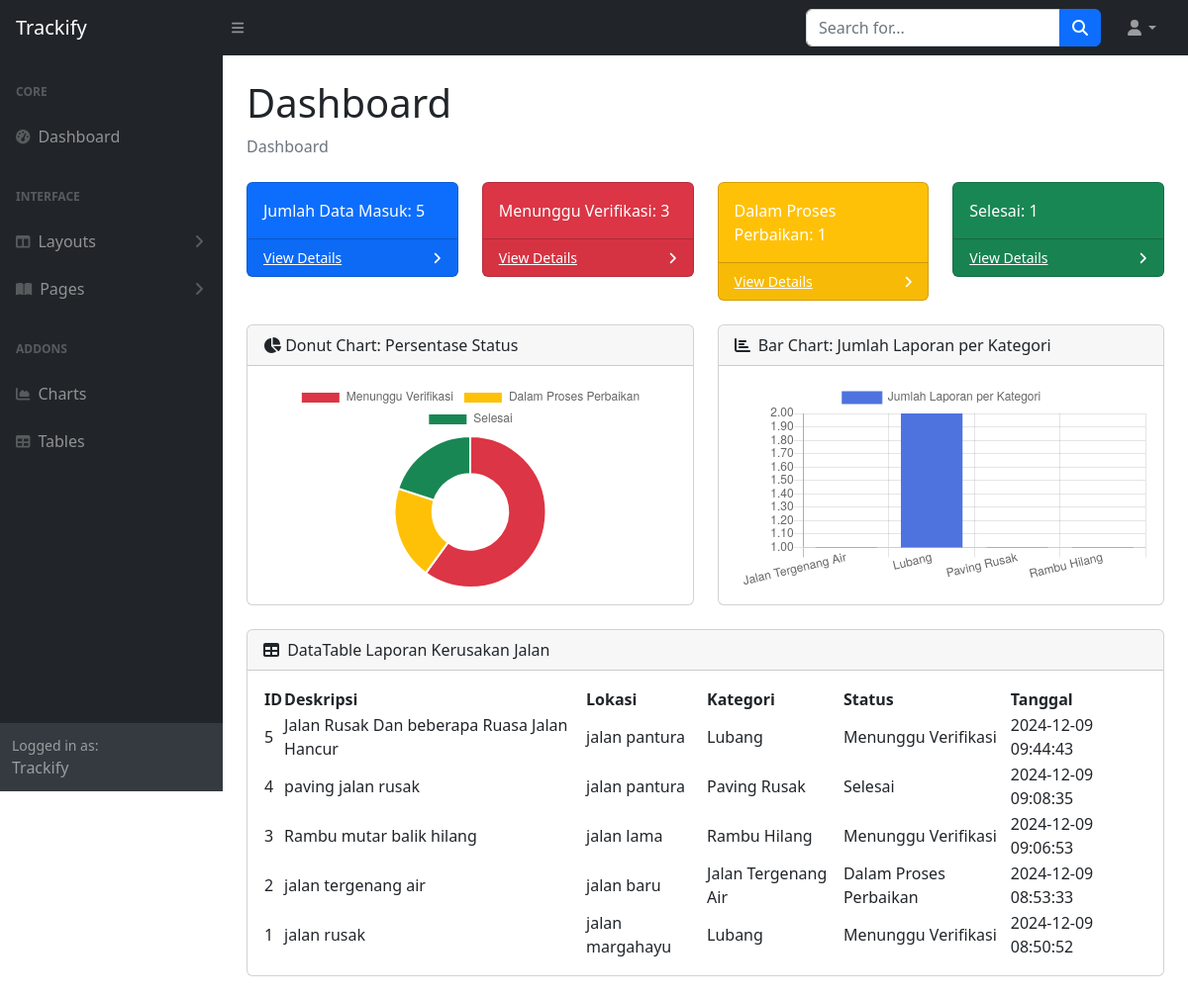
The page / on the database its author committed.
### tables this page shows
CREATE TABLE `laporan_kerusakan` (
  `id` int(11) NOT NULL,
  `deskripsi` text NOT NULL,
  `lokasi` varchar(255) NOT NULL,
  `kategori` varchar(50) NOT NULL,
  `status` varchar(50) NOT NULL,
  `tanggal` timestamp NOT NULL DEFAULT current_timestamp()
);

### index.php (the view, shortened to what this page needs)
<?php
$servername = "localhost";
$username = "root";
$password = "";
$dbname = "trackify";
$conn = new mysqli($servername, $username, $password, $dbname);
$sql_total_data = "SELECT COUNT(*) as count FROM laporan_kerusakan";
$sql_menunggu_verifikasi = "SELECT COUNT(*) as count FROM laporan_kerusakan WHERE status = 'Menunggu Verifikasi'";
$sql_dalam_proses = "SELECT COUNT(*) as count FROM laporan_kerusakan WHERE status = 'Dalam Proses Perbaikan'";
$sql_selesai = "SELECT COUNT(*) as count FROM laporan_kerusakan WHERE status = 'Selesai'";
$result_total_data = $conn->query($sql_total_data);
$result_menunggu_verifikasi = $conn->query($sql_menunggu_verifikasi);
$result_dalam_proses = $conn->query($sql_dalam_proses);
$result_selesai = $conn->query($sql_selesai);
if ($result_total_data && $result_menunggu_verifikasi && $result_dalam_proses && $result_selesai) {
    $total_data_count = $result_total_data->fetch_assoc()['count'];
    $menunggu_verifikasi_count = $result_menunggu_verifikasi->fetch_assoc()['count'];
    $dalam_proses_count = $result_dalam_proses->fetch_assoc()['count'];
    $selesai_count = $result_selesai->fetch_assoc()['count'];
} else {
    echo "Error in fetching data: " . $conn->error;
}
$sql_kategori = "SELECT kategori, COUNT(*) as count FROM laporan_kerusakan GROUP BY kategori";
$result_kategori = $conn->query($sql_kategori);
$kategori_labels = [];
$kategori_counts = [];
while ($row = $result_kategori->fetch_assoc()) {
    $kategori_labels[] = $row['kategori'];
    $kategori_counts[] = $row['count'];
}
$sql = "SELECT id, deskripsi, lokasi, kategori, status, tanggal FROM laporan_kerusakan ORDER BY tanggal DESC";
$result = $conn->query($sql);
?>
<!DOCTYPE html>
<html lang="en">
    <head>
        <link href="https://cdn.jsdelivr.net/npm/simple-datatables@7.1.2/dist/style.min.css" rel="stylesheet" />
        <link href="css/styles.css" rel="stylesheet" />
    </head>
    <body class="sb-nav-fixed">
        <nav class="sb-topnav navbar navbar-expand navbar-dark bg-dark">
            <a class="navbar-brand ps-3" href="index.php">Trackify</a>
            <button class="btn btn-link btn-sm order-1 order-lg-0 me-4 me-lg-0" id="sidebarToggle" href="#!"><i class="fas fa-bars"></i></button>
            <form class="d-none d-md-inline-block form-inline ms-auto me-0 me-md-3 my-2 my-md-0">
                <div class="input-group">
                    <input class="form-control" type="text" placeholder="Search for..." aria-label="Search for..." aria-describedby="btnNavbarSearch" />
                    <button class="btn btn-primary" id="btnNavbarSearch" type="button"><i class="fas fa-search"></i></button>
                </div>
            </form>
            <ul class="navbar-nav ms-auto ms-md-0 me-3 me-lg-4">
                <li class="nav-item dropdown">
                    <a class="nav-link dropdown-toggle" id="navbarDropdown" href="#" role="button" data-bs-toggle="dropdown" aria-expanded="false"><i class="fas fa-user fa-fw"></i></a>
                </li>
            </ul>
        </nav>
        <div id="layoutSidenav">
            <div id="layoutSidenav_nav">
                <nav class="sb-sidenav accordion sb-sidenav-dark" id="sidenavAccordion">
                    <div class="sb-sidenav-menu">
                        <div class="nav">
                            <div class="sb-sidenav-menu-heading">Core</div>
                            <a class="nav-link" href="index.php">
                                <div class="sb-nav-link-icon"><i class="fas fa-tachometer-alt"></i></div>
                                Dashboard
                            </a>
                            <div class="sb-sidenav-menu-heading">Interface</div>
                            <a class="nav-link collapsed" href="#" data-bs-toggle="collapse" data-bs-target="#collapseLayouts" aria-expanded="false" aria-controls="collapseLayouts">
                                <div class="sb-nav-link-icon"><i class="fas fa-columns"></i></div>
                                Layouts
                                <div class="sb-sidenav-collapse-arrow"><i class="fas fa-angle-down"></i></div>
                            </a>
                            <a class="nav-link collapsed" href="#" data-bs-toggle="collapse" data-bs-target="#collapsePages" aria-expanded="false" aria-controls="collapsePages">
                                <div class="sb-nav-link-icon"><i class="fas fa-book-open"></i></div>
                                Pages
                                <div class="sb-sidenav-collapse-arrow"><i class="fas fa-angle-down"></i></div>
                            </a>
                            <div class="sb-sidenav-menu-heading">Addons</div>
                            <a class="nav-link" href="chart.php">
                                <div class="sb-nav-link-icon"><i class="fas fa-chart-area"></i></div>
                                Charts
                            </a>
                            <a class="nav-link" href="tabel.php">
                                <div class="sb-nav-link-icon"><i class="fas fa-table"></i></div>
                                Tables
                            </a>
                        </div>
                    </div>
                    <div class="sb-sidenav-footer">
                        <div class="small">Logged in as:</div>
                        Trackify
                    </div>
                </nav>
            </div>
            <div id="layoutSidenav_content">
                <main>
                    <div class="container-fluid px-4">
                        <h1 class="mt-4">Dashboard</h1>
                        <ol class="breadcrumb mb-4">
                            <li class="breadcrumb-item active">Dashboard</li>
                        </ol>
                        <div class="row">
                            <div class="col-xl-3 col-md-6">
                                <div class="card bg-primary text-white mb-4">
                                    <div class="card-body">Jumlah Data Masuk: <?php echo $total_data_count; ?></div>
                                    <div class="card-footer d-flex align-items-center justify-content-between">
                                        <a class="small text-white stretched-link" href="data.php">View Details</a>
                                        <div class="small text-white"><i class="fas fa-angle-right"></i></div>
                                    </div>
                                </div>
                            </div>
                            <div class="col-xl-3 col-md-6">
                                <div class="card bg-danger text-white mb-4">
                                    <div class="card-body">Menunggu Verifikasi: <?php echo $menunggu_verifikasi_count; ?></div>
                                    <div class="card-footer d-flex align-items-center justify-content-between">
                                        <a class="small text-white stretched-link" href="data.php">View Details</a>
                                        <div class="small text-white"><i class="fas fa-angle-right"></i></div>
                                    </div>
                                </div>
                            </div>
                            <div class="col-xl-3 col-md-6">
                                <div class="card bg-warning text-white mb-4">
                                    <div class="card-body">Dalam Proses Perbaikan: <?php echo $dalam_proses_count; ?></div>
                                    <div class="card-footer d-flex align-items-center justify-content-between">
                                        <a class="small text-white stretched-link" href="data.php">View Details</a>
                                        <div class="small text-white"><i class="fas fa-angle-right"></i></div>
                                    </div>
                                </div>
                            </div>
                            <div class="col-xl-3 col-md-6">
                                <div class="card bg-success text-white mb-4">
                                    <div class="card-body">Selesai: <?php echo $selesai_count; ?></div>
                                    <div class="card-footer d-flex align-items-center justify-content-between">
                                        <a class="small text-white stretched-link" href="data.php">View Details</a>
                                        <div class="small text-white"><i class="fas fa-angle-right"></i></div>
                                    </div>
                                </div>
                            </div>
                        </div>
                        <div class="row">
                            <div class="col-xl-6">
                                <div class="card mb-4">
                                    <div class="card-header">
                                        <i class="fa-solid fa-chart-pie"></i>
                                        Donut Chart: Persentase Status
                                    </div>
                                    <div class="card-body">
                                        <canvas id="myDonutChart"></canvas>
                                    </div>
                                </div>
                            </div>
                            <div class="col-xl-6">
                                <div class="card mb-4">
                                    <div class="card-header">
                                        <i class="fas fa-chart-bar me-1"></i>
                                        Bar Chart: Jumlah Laporan per Kategori
                                    </div>
                                    <div class="card-body">
                                        <canvas id="myBarChart"></canvas>
                                    </div>
                                </div>
                            </div>
                        </div>
                        <div class="card mb-4">
                            <div class="card-header">
                                <i class="fas fa-table me-1"></i>
                                DataTable Laporan Kerusakan Jalan
                            </div>
                            <div class="card-body">
                                <table id="datatablesSimple">
                </main>
                    <div class="container-fluid px-4">
                        <div class="d-flex align-items-center justify-content-between small">
                                <thead>
                                    <tr>
                                        <th class="center">ID</th>
                                        <th>Deskripsi</th>
                                        <th>Lokasi</th>
                                        <th class="center">Kategori</th>
                                        <th class="center">Status</th>
                                        <th class="center">Tanggal</th>
                                    </tr>
                                </thead>
                            <?php if ($result->num_rows > 0): ?>
                                <?php while ($row = $result->fetch_assoc()): ?>
                                <tr>
                                    <td data-label="ID" class="center"><?php echo $row['id']; ?></td>
                                    <td data-label="Deskripsi"><?php echo htmlspecialchars($row['deskripsi']); ?></td>
                                    <td data-label="Lokasi"><?php echo htmlspecialchars($row['lokasi']); ?></td>
                                    <td data-label="Kategori" class="center"><?php echo htmlspecialchars($row['kategori']); ?></td>
                                    <td data-label="Status" class="center"><?php echo htmlspecialchars($row['status']); ?></td>
                                    <td data-label="Tanggal" class="center"><?php echo htmlspecialchars($row['tanggal']); ?></td>
                                </tr>
                            <?php endwhile; ?>
                            <?php else: ?>
                                <tr>
                                    <td colspan="6" class="center">Tidak ada laporan</td>
                                </tr>
                            <?php endif; ?>
                        </div>
                    </div>
            </div>
        </div>
        <script>
            var ctx1 = document.getElementById('myDonutChart').getContext('2d');
            var myDonutChart = new Chart(ctx1, {
                type: 'doughnut',
                data: {
                    labels: ['Menunggu Verifikasi', 'Dalam Proses Perbaikan', 'Selesai'],
                    datasets: [{
                        data: [<?php echo $menunggu_verifikasi_count; ?>, <?php echo $dalam_proses_count; ?>, <?php echo $selesai_count; ?>],
                        backgroundColor: ['#dc3545', '#ffc107', '#198754'],
                    }]
                },
                options: {
                    responsive: true,
                    plugins: {
                        legend: {
                            position: 'top',
                        },
                        tooltip: {
                            callbacks: {
                                label: function(tooltipItem) {
                                    return tooltipItem.label + ": " + tooltipItem.raw;
                                }
                            }
                        }
                    }
                }
            });
            var ctx2 = document.getElementById('myBarChart').getContext('2d');
            var myBarChart = new Chart(ctx2, {
                type: 'bar',
                data: {
                    labels: <?php echo json_encode($kategori_labels); ?>,
                    datasets: [{
                        label: 'Jumlah Laporan per Kategori',
                        data: <?php echo json_encode($kategori_counts); ?>,
                        backgroundColor: '#4e73df',
                        borderColor: '#4e73df',
                        borderWidth: 1
                    }]
                },
                options: {
                    responsive: true,
                    scales: {
                        y: {
                            beginAtZero: true
                        }
                    }
                }
            });
        </script>
    </body>
</html>

### rows shown on the page
laporan_kerusakan: id "5", deskripsi "Jalan Rusak Dan beberapa Ruasa Jalan Hancur", lokasi "jalan pantura", kategori "Lubang", status "Menunggu Verifikasi", tanggal "2024-12-09 09:44:43"
laporan_kerusakan: id "4", deskripsi "paving jalan rusak", lokasi "jalan pantura", kategori "Paving Rusak", status "Selesai", tanggal "2024-12-09 09:08:35"
laporan_kerusakan: id "3", deskripsi "Rambu mutar balik hilang", lokasi "jalan lama", kategori "Rambu Hilang", status "Menunggu Verifikasi", tanggal "2024-12-09 09:06:53"
laporan_kerusakan: id "2", deskripsi "jalan tergenang air", lokasi "jalan baru", kategori "Jalan Tergenang Air", status "Dalam Proses Perbaikan", tanggal "2024-12-09 08:53:33"
laporan_kerusakan: id "1", deskripsi "jalan rusak", lokasi "jalan margahayu", kategori "Lubang", status "Menunggu Verifikasi", tanggal "2024-12-09 08:50:52"

### other values the page prints
$total_data_count "5"
$menunggu_verifikasi_count "3"
$dalam_proses_count "1"
$selesai_count "1"
chart data {{ $menunggu_verifikasi_count }} 3
chart data {{ $dalam_proses_count }} 1
chart data {{ $selesai_count }} 1
chart data {{ json_encode($kategori_labels) }} ["Jalan Tergenang Air","Lubang","Paving Rusak","Rambu Hilang"]
